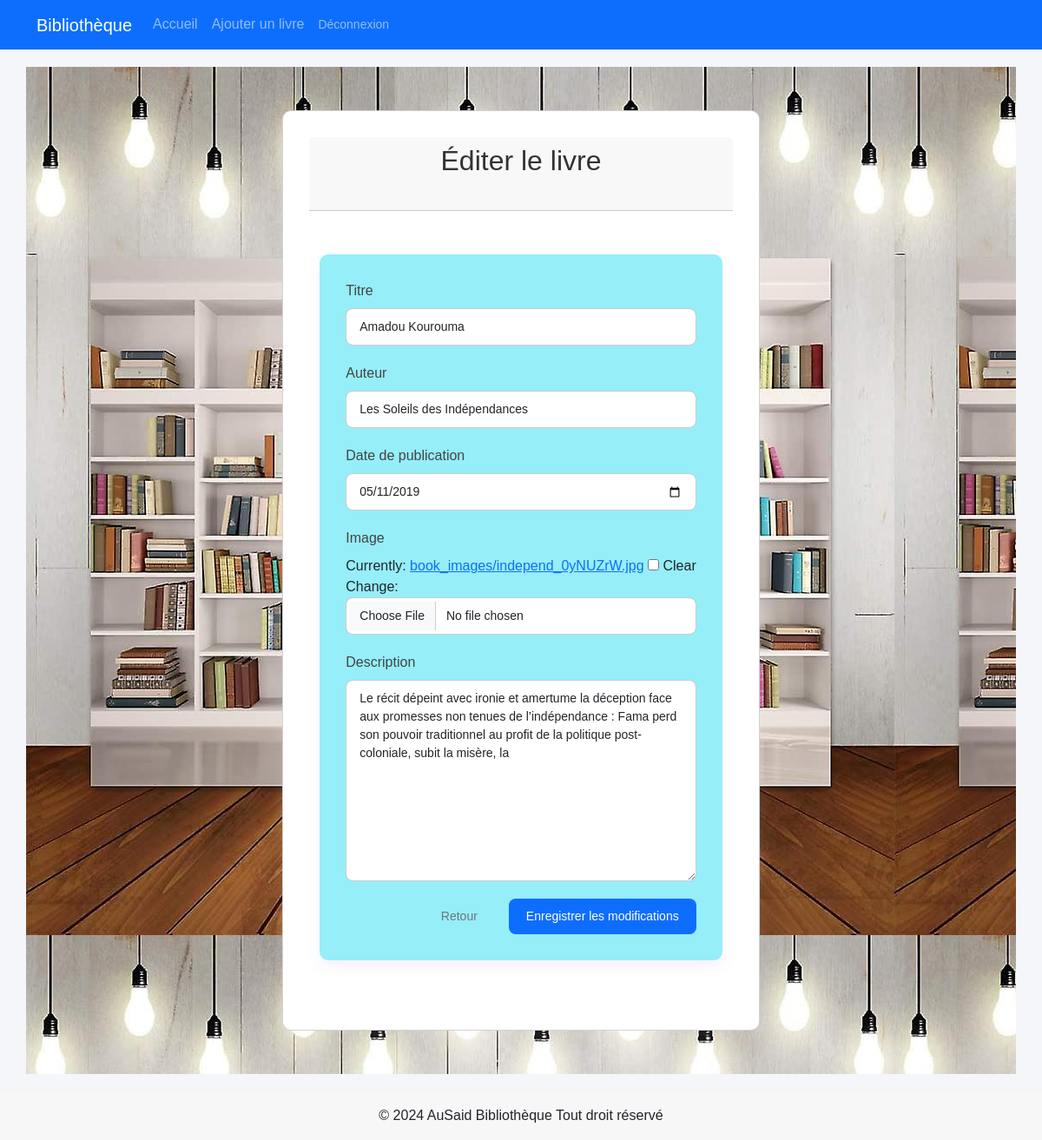
The app's page /editLink/5/ (signed in) with its own data.
### booksApp/models.py (models this page shows, shortened)
class Book(models.Model):
    id_oeuvre = models.AutoField(primary_key=True)
    titre = models.CharField(max_length=200)
    auteur = models.CharField(max_length=200)
    pub_date = models.DateTimeField("date de publication")
    image = models.ImageField(upload_to='book_images/', null=True, blank=True)
    description = models.TextField(max_length=2000)

### booksApp/views.py (the view)
# urls.py: path('editLink/<int:pk>/', views.edit_book, name='edit_book'),
@login_required
@user_passes_test(is_admin)
def edit_book(request, pk):
    try:
        book = get_object_or_404(Book, id_oeuvre=pk)
        if request.method == 'POST':
            form = BookForm(request.POST, request.FILES, instance=book)
            if form.is_valid():
                form.save()
                messages.success(request, 'Le livre a été modifié avec succès.')
                return redirect('index')
        else:
            form = BookForm(instance=book)
        return render(request, 'booksApp/edit_book.html', {'form': form})
    except Exception as e:
        messages.error(request, f'Une erreur est survenue : {str(e)}')
        return redirect('index')

### booksApp/forms.py
class BookForm(forms.ModelForm):
    class Meta:
        model = Book
        fields = ['titre', 'auteur', 'pub_date', 'image', 'description']

### booksApp/templatetags/form_filters.py (called while the page is built)
@register.filter(name='add_class')
def add_class(field, css):
    return field.as_widget(attrs={"class": css})

### booksApp/views.py (called while the page is built)
def is_admin(user):
    return user.is_staff

### booksApp/templates/booksApp/edit_book.html (shortened to what this page needs)
{% extends 'booksApp/base.html' %}
{% load static %}
{% load form_filters %}
{% block content %}
<div class="hero-section" style="background-image: url({% static 'booksApp/images/background.jpg' %});">
<div class="row justify-content-center">
    <div class="col-md-8">
        <div class="card">
            <div class="card-header">
                <h2 class="text-center">Éditer le livre</h2>
            </div>
            <div class="card-body">
                <form method="post" enctype="multipart/form-data">
                    {% for field in form %}
                    <div class="mb-3">
                        <label for="{{ field.id_for_label }}" class="form-label">{{ field.label }}</label>
                        {% if field.name == 'pub_date' %}
                            <input type="date" name="{{ field.name }}" id="{{ field.id_for_label }}"
                                   class="form-control" value="{{ field.value|date:'Y-m-d' }}"
                                   {% if field.field.required %}required{% endif %}>
                        {% else %}
                            {{ field|add_class:"form-control" }}
                        {% endif %}
                    </div>
                    {% endfor %}
                    <div class="d-grid gap-2 d-md-flex justify-content-md-end">
                        <a href="{% url 'index' %}" class="btn btn-outline-secondary me-md-2">Retour</a>
                        <button type="submit" class="btn btn-primary">Enregistrer les modifications</button>
                    </div>
                </form>
            </div>
        </div>
    </div>
</div>
</div>
{% endblock %}

### booksApp/templates/booksApp/edit_book.html (style rules this page uses)
body { background-color: #f4f6f9; font-family: 'Poppins', sans-serif; margin: 0; padding: 0; }
.card-body { max-width: 500px; margin: 50px auto; padding: 30px; background-color: rgb(150, 238, 248); border-radius: 10px; box-shadow: 0 8px 16px #a880c71a; }
.card { max-width: 550px; margin: 50px auto; padding: 30px; background-color: hsl(0, 0%, 100%); border-radius: 10px; box-shadow: 0 8px 16px #fdfcfe1a; }
h2 { text-align: center; margin-bottom: 30px; color: #333; }
.form-label { font-weight: 500; margin-bottom: 8px; display: block; color: #444; }
.form-control { width: 100%; padding: 10px 15px; margin-bottom: 20px; border: 1px solid #ccc; border-radius: 8px; transition: 0.3s; font-size: 14px; }
textarea.form-control { min-height: 120px; resize: vertical; }
.btn { padding: 10px 20px; border: none; border-radius: 8px; font-weight: 500; cursor: pointer; font-size: 14px; }

### records on screen
Book: form "Amadou Kourouma" "Les Soleils des Indépendances" "Le récit dépeint avec ironie et amertume la déception face aux promesses non tenues de l’indépendance : Fama perd son pouvoir traditionnel au profit de la politique post-coloniale, subit la misère, la"

### other values on screen
{{ field.label }} "Titre" "Auteur" "Date de publication" "Image" "Description"
